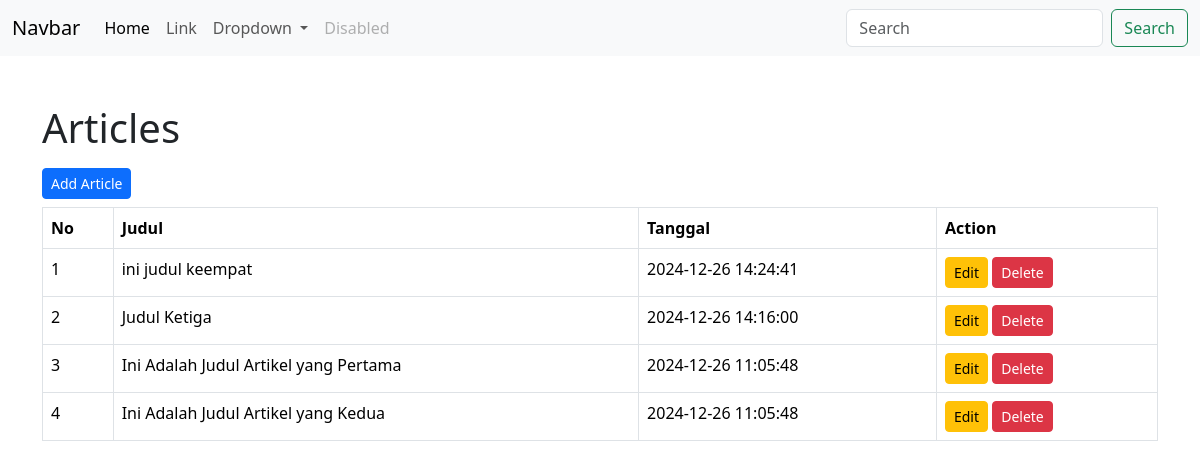
The page / on the database its author committed.
### tables this page shows
CREATE TABLE `articles` (
  `id` int(11) NOT NULL,
  `title` varchar(255) NOT NULL,
  `content` text NOT NULL,
  `created_at` timestamp NOT NULL DEFAULT current_timestamp()
);

### classes/Article.php (called while the page is built, shortened)
<?php
class Article
{
    private $conn;
    private $table_name = "articles";
    public function __construct($db)
    {
        $this->conn = $db;
    }
    public function read()
    {
        $query = "SELECT * FROM " . $this->table_name . " ORDER BY created_at DESC";
        $stmt = $this->conn->prepare($query);
        $stmt->execute();
        return $stmt;
    }
}

### index.php (the view, shortened to what this page needs)
<?php
require_once 'classes/Article.php';
$db = (new Database())->getConnection();
$article = new Article($db);
$articles = $article->read();
?>
<!doctype html>
<html lang="en">
<head>
    <link href="https://cdn.jsdelivr.net/npm/bootstrap@5.3.3/dist/css/bootstrap.min.css" rel="stylesheet">
</head>
<body>
    <?php include './includes/navbar.php' ?>
    <div class="container mt-5">
        <div class="row">
            <div class="col">
                <h1>Articles</h1>
                <a href="create.php" class="btn btn-sm btn-primary mb-2 mt-2">Add Article</a>
                <table class="table table-bordered">
                    <thead>
                        <tr>
                            <th>No</th>
                            <th>Judul</th>
                            <th>Tanggal</th>
                            <th>Action</th>
                        </tr>
                    </thead>
                    <tbody>
                        <?php
                        $no = 1;
                        while ($row = $articles->fetch(PDO::FETCH_ASSOC)):
                        ?>
                            <tr>
                                <td><?= $no++ ?></td>
                                <td><?= $row['title'] ?></td>
                                <td><?= $row['created_at'] ?></td>
                                <td>
                                    <a href="edit.php?id=<?= $row['id'] ?>" class="btn btn-sm btn-warning">Edit</a>
                                    <a href="delete.php?id=<?= $row['id'] ?>" class="btn btn-sm btn-danger" onclick="return confirm('Apakah anda yakin akan menghapus artikel ini?')">Delete</a>
                                </td>
                            </tr>
                        <?php endwhile ?>
                    </tbody>
                </table>
            </div>
        </div>
    </div>
</body>
</html>

### includes/navbar.php (shortened to what this page needs)
<nav class="navbar navbar-expand-lg bg-body-tertiary">
    <div class="container-fluid">
        <a class="navbar-brand" href="#">Navbar</a>
        <div class="collapse navbar-collapse" id="navbarSupportedContent">
            <ul class="navbar-nav me-auto mb-2 mb-lg-0">
                <li class="nav-item">
                    <a class="nav-link active" aria-current="page" href="#">Home</a>
                </li>
                <li class="nav-item">
                    <a class="nav-link" href="#">Link</a>
                </li>
                <li class="nav-item dropdown">
                    <a class="nav-link dropdown-toggle" href="#" role="button" data-bs-toggle="dropdown" aria-expanded="false">
                        Dropdown
                    </a>
                </li>
                <li class="nav-item">
                    <a class="nav-link disabled" aria-disabled="true">Disabled</a>
                </li>
            </ul>
            <form class="d-flex" role="search">
                <input class="form-control me-2" type="search" placeholder="Search" aria-label="Search">
                <button class="btn btn-outline-success" type="submit">Search</button>
            </form>
        </div>
    </div>
</nav>

### rows shown on the page
articles: title "ini judul keempat", created_at "2024-12-26 14:24:41"
articles: title "Judul Ketiga", created_at "2024-12-26 14:16:00"
articles: title "Ini Adalah Judul Artikel yang Pertama", created_at "2024-12-26 11:05:48"
articles: title "Ini Adalah Judul Artikel yang Kedua", created_at "2024-12-26 11:05:48"
